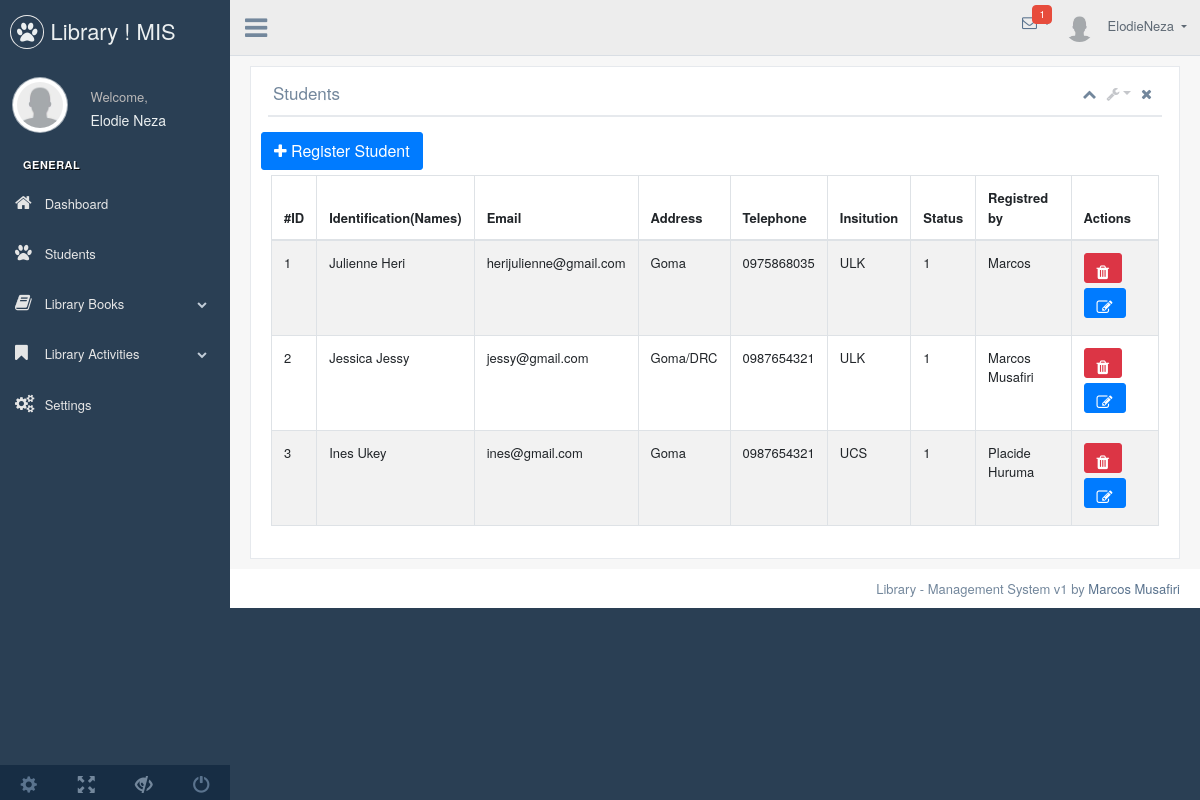
The app's page /execute.php?request=Students (signed in) with its own data.
### tables this page shows
CREATE TABLE `library_users` (
  `id` int(11) NOT NULL,
  `firstname` varchar(50) NOT NULL,
  `lastname` varchar(50) NOT NULL,
  `profile` text NOT NULL,
  `email` text NOT NULL,
  `password` varchar(100) NOT NULL,
  `salt` varchar(100) NOT NULL,
  `telephone` varchar(100) NOT NULL,
  `address` varchar(100) NOT NULL,
  `group` varchar(100) NOT NULL,
  `added_by` varchar(100) NOT NULL,
  `c_date` datetime NOT NULL
);

CREATE TABLE `library_students` (
  `id` int(11) NOT NULL,
  `firstname` varchar(100) NOT NULL,
  `lastname` varchar(100) NOT NULL,
  `email` varchar(100) NOT NULL,
  `address` varchar(100) NOT NULL,
  `telephone` varchar(100) NOT NULL,
  `institution` varchar(100) NOT NULL,
  `status` int(11) NOT NULL,
  `added_by` varchar(50) NOT NULL,
  `c_date` datetime NOT NULL
);

### classes/Config.php (called while the page is built)
<?php
  class Config{
    public static function get($path = null){
      if ($path) {
        $config = $GLOBALS['config'];
        $path = explode('/',$path);
        foreach ($path as $bit) {
            if (isset($config[$bit])) {
              $config = $config[$bit];
          }
        }
        return $config;
      }
      return false;
    }
  }
?>

### classes/DB.php (called while the page is built, shortened)
<?php
  class DB{
    private static $_instance = null;
    public $_pdo;
    public $_error=false;
    public $_results;
    public $_count=0;
    private function __construct(){
      try {
        $this->_pdo = new PDO('mysql:host='.Config::get('mysql/host').';dbname='.Config::get('mysql/db'),Config::get('mysql/username'),Config::get('mysql/password'));
      } catch (PDOException $e) {
        die($e->getMessage());
      }
    }
    public static function getInstance(){
      if (!isset(self::$_instance)) {
        self::$_instance = new DB();
      }
      return self::$_instance;
    }
    public function query($sql, $params = array()){
      $this->_error = false;
      if ($this->_query = $this->_pdo->prepare($sql)) {
        $x = 1;
        if (count($params)) {
          foreach($params as $param){
            $this->_query->bindValue($x,$param);
            $x++;
          }
        }
        if ($this->_query->execute()) {
          $this->_results = $this->_query->fetchAll(PDO::FETCH_OBJ);
          $this->_count = $this->_query->rowCount();
        }else{
          $this->_error = true;
        }
      }
      return $this;
    }
    public function action($action,$table,$where=array()){
      if (count($where) === 3) {
        $operators = array('=','<','>','>=','<=');
        $field    = $where[0];
        $operator = $where[1];
        $value    = $where[2];
        if (in_array($operator,$operators)) {
          $sql = "{$action} FROM {$table} WHERE {$field}{$operator} ?";
          if (!$this->query($sql,array($value))->error()) {
            return $this;
          }
        }
      }
      return false;
    }
    public function get($table,$where){
      return $this->action('SELECT *',$table,$where);
    }
    public function results(){
      return $this->_results;
    }
    public function first(){
      return $this->results()[0];
    }
    public function error(){
      return $this->_error;
    }
    public function count(){
      return $this->_count;
    }
  }
 ?>

### classes/User.php (called while the page is built, shortened)
<?php
  class User{
    private $_db;
    private $_data;
    private $_isLoggedIn;
    public function __construct($user = null){
      $this->_db = DB::getInstance();
      $this->_sessionName = Config::get('session/session_name');
      if (!$user) {
        if (Session::exists($this->_sessionName)) {
          $user = Session::get($this->_sessionName);
          if ($this->find($user)) {
            $this->_isLoggedIn = true;
          }else {
          }
        }
      }else {
        $this->find($user);
      }
    }
    public function find($user = null){
      if ($user) {
        $field = (is_numeric($user)) ? 'id' : 'email';
        $data = $this->_db->get('library_users', array($field,'=',$user));
        if ($data->count()) {
          $this->_data = $data->first();
          return true;
        }
      }
      return false;
    }
   public function hasPermission($key){
     $group = $this->_db->get('user_groups', array('id','=',$this->data()->group));
     if($group->count()){
       $permissions = json_decode($group->first()->permissions, true);
     }
     return false;
   }
    public function data(){
      return $this->_data;
    }
    public function isLoggedIn(){
      return $this->_isLoggedIn;
    }
  }
 ?>

### classes/Session.php (called while the page is built, shortened)
<?php
    class Session{
      public static function exists($name){
          return (isset($_SESSION[$name])) ? true : false;
      }
      public static function get($name){
        return $_SESSION[$name];
      }
    }
 ?>

### app/students.php (the view, shortened to what this page needs)
<div class="right_col" role="main">
    <div class="row">
      <div class="col-md-12 col-sm-12 ">
        <div class="x_panel">
          <div class="x_title">
            <h2>Students</h2>
            <ul class="nav navbar-right panel_toolbox">
              <li><a class="collapse-link"><i class="fa fa-chevron-up"></i></a>
              </li>
              <li class="dropdown">
                <a href="#" class="dropdown-toggle" data-toggle="dropdown" role="button" aria-expanded="false"><i class="fa fa-wrench"></i></a>
              </li>
              <li><a class="close-link"><i class="fa fa-close"></i></a>
              </li>
            </ul>
            <div class="clearfix"></div>
          </div>
          <div class="x_content">
            <div class="row">
              <button type="button" class="btn btn-primary" data-toggle="modal" data-target=".bs-example-modal-lg"><i class="fa fa-plus"></i> Register Student</button>
              <div class="col-sm-12">
              <div class="card-box table-responsive">
                <table id="datatable" class="table table-striped table-bordered" style="width:100%">
              <thead>
                <tr>
                  <th>#ID</th>
                  <th>Identification(Names) </th>
                  <th>Email </th>
                  <th>Address</th>
                  <th>Telephone</th>
                  <th>Insitution</th>
                  <th>Status</th>
                  <th>Registred by</th>
                  <th>Actions</th>
                </tr>
              </thead>
              <tbody>
              <?php
                   $student = DB::getInstance()->query('SELECT * FROM library_students');
                   if (!$student ->count()) {
                   }else {
                      foreach($student->results() as $student){
                       echo "<tr>";
                         echo "<td>".$student->id."</td>";
                         echo "<td>".$student->firstname.' '.$student->lastname."</td>";
                         echo "<td>".$student->email."</td>";
                         echo "<td>".$student->address."</td>";
                         echo "<td>".$student->telephone."</td>";
                         echo "<td>".$student->institution."</td>";
                         echo "<td>".$student->status."</td>";
                         echo "<td>".$student->added_by."</td>";
                         echo "<td>".'<button type="submit" class="btn btn-danger btn-xs" style="height:30px;" ><i class="fa fa-trash"></i></button> <button type="submit" class="btn btn-primary btn-xs" style="height:30px;"><i class="fa fa-edit"></i></button>'."</td>";
                       echo "</tr>";
                    }
                  }
                  ?>
              </tbody>
            </table>
           </div>
          </div>
         </div>
        </div>
       </div>
      </div>
     </div>
    </div>

### app/header.php (shortened to what this page needs)
<!DOCTYPE html>
<?php  require_once 'core/init.php';
$user =  new User();
if ($user->isLoggedIn()) { ?>
<html lang="en">
  <head>
    <link href="vendors/bootstrap/dist/css/bootstrap.min.css" rel="stylesheet">
    <link href="vendors/font-awesome/css/font-awesome.min.css" rel="stylesheet">
    <link href="vendors/nprogress/nprogress.css" rel="stylesheet">
    <link href="vendors/iCheck/skins/flat/green.css" rel="stylesheet">
    <link href="vendors/bootstrap-progressbar/css/bootstrap-progressbar-3.3.4.min.css" rel="stylesheet">
    <link href="vendors/jqvmap/dist/jqvmap.min.css" rel="stylesheet"/>
    <link href="vendors/bootstrap-daterangepicker/daterangepicker.css" rel="stylesheet">
    <link href="vendors/datatables.net-bs/css/dataTables.bootstrap.min.css" rel="stylesheet">
    <link href="vendors/datatables.net-buttons-bs/css/buttons.bootstrap.min.css" rel="stylesheet">
    <link href="vendors/datatables.net-fixedheader-bs/css/fixedHeader.bootstrap.min.css" rel="stylesheet">
    <link href="vendors/datatables.net-responsive-bs/css/responsive.bootstrap.min.css" rel="stylesheet">
    <link href="vendors/datatables.net-scroller-bs/css/scroller.bootstrap.min.css" rel="stylesheet">
    <link href="vendors/pnotify/dist/pnotify.css" rel="stylesheet">
    <link href="vendors/pnotify/dist/pnotify.buttons.css" rel="stylesheet">
    <link href="vendors/pnotify/dist/pnotify.nonblock.css" rel="stylesheet">
    <link href="build/css/custom.min.css" rel="stylesheet">
  </head>
  <body class="nav-md">
    <div class="container body">
      <div class="main_container">
        <div class="col-md-3 left_col">
          <div class="left_col scroll-view">
            <div class="navbar nav_title" style="border: 0;">
              <a href="?request=Dashboard" class="site_title"><i class="fa fa-paw"></i> <span>Library ! MIS</span></a>
            </div>
            <div class="profile clearfix">
              <div class="profile_pic">
                <img src="<?php  echo $user->data()->profile; ?>" alt="..." class="img-circle profile_img">
              </div>
              <div class="profile_info">
                <span>Welcome,</span>
                <h2><?php  echo $user->data()->firstname;echo " ";  echo $user->data()->lastname; ?></h2>
              </div>
            </div>
            <br />
            <div id="sidebar-menu" class="main_menu_side hidden-print main_menu">
              <div class="menu_section">
                <h3>General</h3>
                <ul class="nav side-menu">
                  <li><a href="?request=Dashboard"><i class="fa fa-home"></i> Dashboard</a>
                  </li>
                  <?php
                  if ($user->hasPermission('admin')) {?><?php
                    ?>
                  <li><a><i class="fa fa-users"></i> Users <span class="fa fa-chevron-down"></span></a>
                    <ul class="nav child_menu">
                      <li><a href="?request=NewUser">New User</a></li>
                      <li><a href="?request=ListUser">List User</a></li>
                    </ul>
                  </li>
                  <li><a href="?request=Students"><i class="fa fa-paw"></i> Students</a></li>
                  <li><a><i class="fa fa-book"></i> Library Books <span class="fa fa-chevron-down"></span></a>
                    <ul class="nav child_menu">
                      <li><a href="?request=NewBook">New Book</a></li>
                      <li><a href="?request=Widthdraw">Widthdraws</a></li>
                      <li><a href="?request=Available">Available Books</a></li>
                    </ul>
                  </li>
                  <li><a><i class="fa fa-bookmark"></i> Library Activities <span class="fa fa-chevron-down"></span></a>
                    <ul class="nav child_menu">
                      <li><a href="?request=NewWidthdraw">New Widthdraw</a></li>
                      <li><a href="?request=NewDeposit">New Deposit</a></li>
                    </ul>
                  </li>
                  <li><a href="?request=Category"><i class="fa fa-bars"></i> Categories</a></li>
                  <li><a href="?request=Settings"><i class="fa fa-cogs"></i> Settings</a></li>
                <?php }
                else{?>
                  <li><a href="?request=Students"><i class="fa fa-paw"></i> Students</a></li>
                  <li><a><i class="fa fa-book"></i> Library Books <span class="fa fa-chevron-down"></span></a>
                  </li>
                  <li><a><i class="fa fa-bookmark"></i> Library Activities <span class="fa fa-chevron-down"></span></a>
                  </li>
                  <li><a href="?request=Settings"><i class="fa fa-cogs"></i> Settings</a></li>
                <?php }?>
                </ul>
              </div>
            </div>
            <div class="sidebar-footer hidden-small">
              <a data-toggle="tooltip" data-placement="top" title="Settings" href="?request=Settings">
                <span class="glyphicon glyphicon-cog" aria-hidden="true"></span>
              </a>
              <a data-toggle="tooltip" data-placement="top" title="FullScreen">
                <span class="glyphicon glyphicon-fullscreen" aria-hidden="true"></span>
              </a>
              <a data-toggle="tooltip" data-placement="top" title="Lock">
                <span class="glyphicon glyphicon-eye-close" aria-hidden="true"></span>
              </a>
              <a data-toggle="tooltip" data-placement="top" title="Logout" href="logout.php">
                <span class="glyphicon glyphicon-off" aria-hidden="true"></span>
              </a>
            </div>
          </div>
        </div>
        <div class="top_nav">
          <div class="nav_menu">
              <div class="nav toggle">
                <a id="menu_toggle"><i class="fa fa-bars"></i></a>
              </div>
              <nav class="nav navbar-nav">
              <ul class=" navbar-right">
                <li class="nav-item dropdown open" style="padding-left: 15px;">
                  <a href="javascript:;" class="user-profile dropdown-toggle" aria-haspopup="true" id="navbarDropdown" data-toggle="dropdown" aria-expanded="false">
                    <img src="<? echo $user->data()->profile;?>" alt=""> <?  echo $user->data()->firstname;  echo $user->data()->lastname;?>
                  </a>
                </li>
                <li role="presentation" class="nav-item dropdown open">
                  <a href="javascript:;" class="dropdown-toggle info-number" id="navbarDropdown1" data-toggle="dropdown" aria-expanded="false">
                    <i class="fa fa-envelope-o"></i>
                    <span class="badge bg-red">1</span>
                  </a>
                </li>
              </ul>
            </nav>
          </div>
        </div>
      <?php } ?>

### execute.php (shortened to what this page needs)
<?php include 'app/header.php'; ?>
<?php
switch ($_GET['request']):
  case 'Students':      include 'app/students.php';    break;
endswitch;
?>
<?php include 'app/footer.php'; ?>

### app/footer.php (shortened to what this page needs)
<footer>
  <div class="pull-right">
    Library - Management System v1  by<a href="#"> Marcos Musafiri</a>
  </div>
  <div class="clearfix"></div>
</footer>
</div>
</div>
</body>
</html>

### records on screen
library_users: profile (placeholder picture), firstname "Elodie", lastname "Neza"
library_students: id "1", firstname "Julienne", lastname "Heri", email "herijulienne@gmail.com", address "Goma", telephone "0975868035", institution "ULK", status "1", added_by "Marcos"
library_students: id "2", firstname "Jessica", lastname "Jessy", email "jessy@gmail.com", address "Goma/DRC", telephone "0987654321", institution "ULK", status "1", added_by "Marcos Musafiri"
library_students: id "3", firstname "Ines", lastname "Ukey", email "ines@gmail.com", address "Goma", telephone "0987654321", institution "UCS", status "1", added_by "Placide Huruma"
